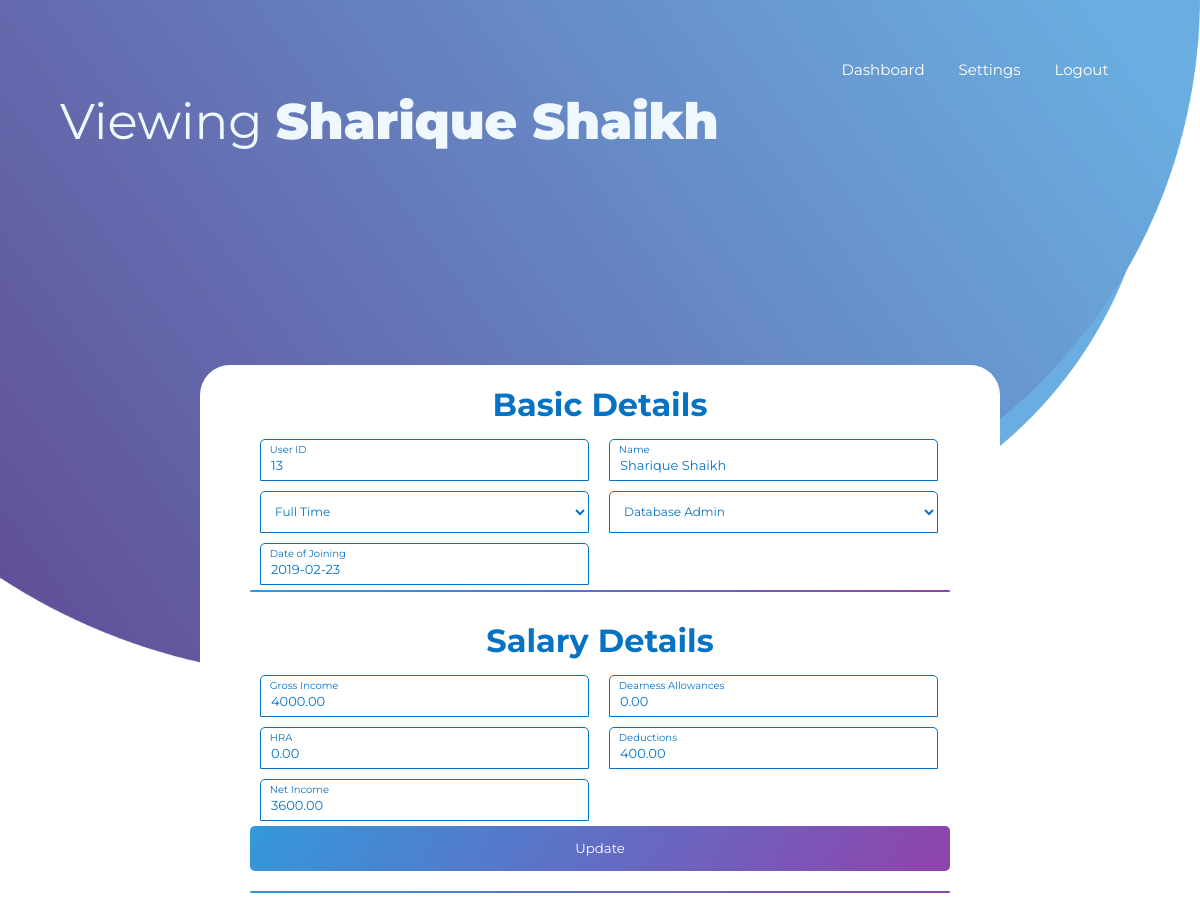
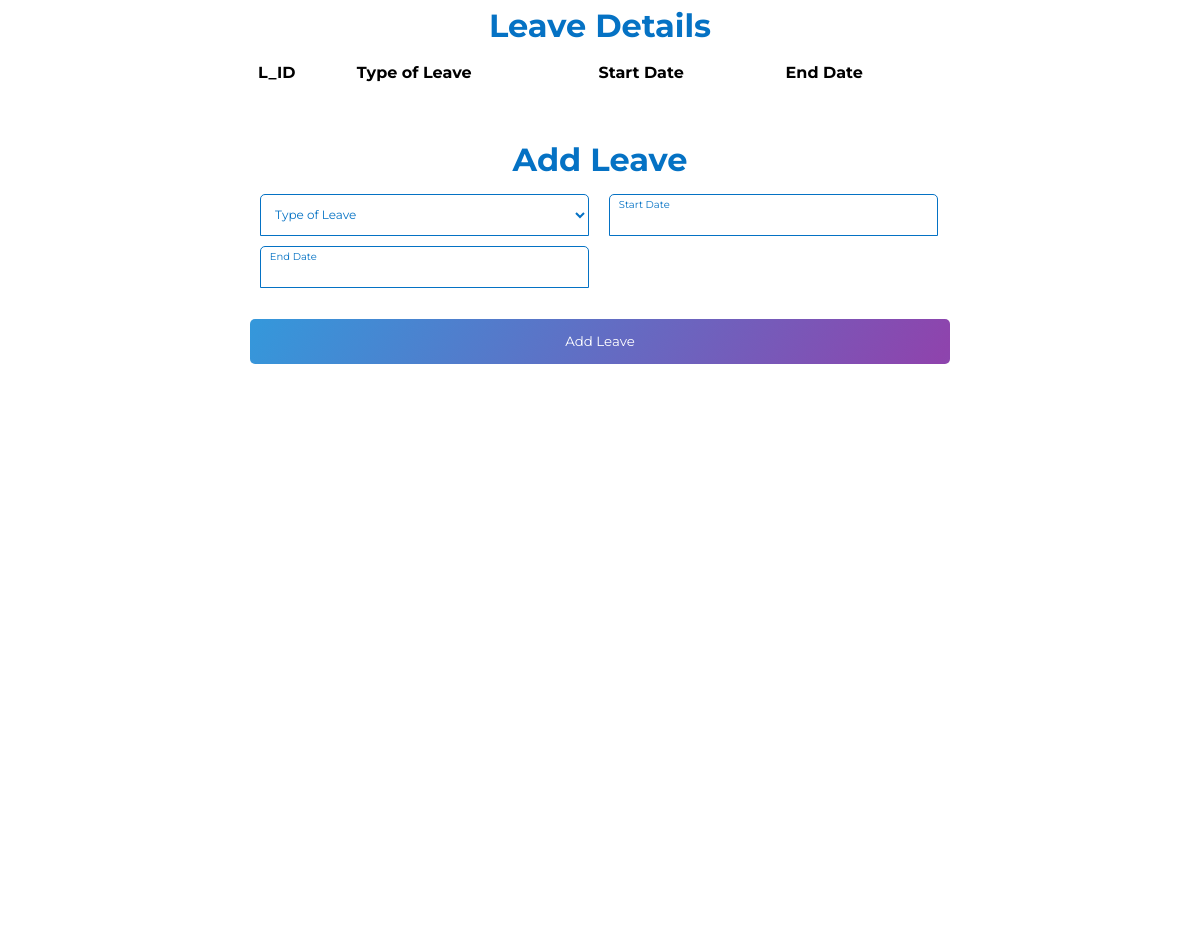
The app's page /details.php?a=13 with its own data (2 pictures, top to bottom).
### tables this page shows
CREATE TABLE `employee` (
  `E_ID` int(11) NOT NULL,
  `E_NAME` varchar(40) NOT NULL,
  `Password` varchar(30) NOT NULL,
  `Phone` bigint(20) NOT NULL,
  `Type` text NOT NULL,
  `Desig` text NOT NULL,
  `DOJ` date NOT NULL
);

CREATE TABLE `salary` (
  `S_ID` int(11) NOT NULL,
  `GI` decimal(20,2) DEFAULT 0.00,
  `DA` decimal(20,2) DEFAULT 0.00,
  `HRA` decimal(20,2) DEFAULT 0.00,
  `HC` decimal(20,2) DEFAULT 0.00,
  `NI` decimal(20,2) DEFAULT 0.00,
  `E_ID` int(11) NOT NULL
);

### details.php (the view, shortened to what this page needs)
<?php
$id = $_GET['a'];
$host = "localhost";
$dbUsername = "id11037018_admin";
    $dbPassword = "admin";
    $dbname = "id11037018_payroll";
    $conn = new mysqli($host, $dbUsername, $dbPassword, $dbname);
    if (mysqli_connect_error()) {
    	die('Connect Error('. mysqli_connect_errno().')'. mysqli_connect_error());
    }
	else {
		$q = "Select * from employee where E_ID = $id";
      $query = mysqli_query($conn,$q);
	$res = mysqli_fetch_array($query);
	$q1 = "Select * from salary where E_ID = $id";
	$query1 = mysqli_query($conn,$q1);
	$res1 = mysqli_fetch_array($query1);
     }
?>
<!DOCTYPE html>
<html lang="en" dir="ltr">
  <head>
	   <link rel="stylesheet" type="text/css" href="empc.css">
  </head>
  <body>
	  <div id = "welcome">
	  <div id = "heading">Viewing <span id="mainhead"><?php echo $res['E_NAME']; ?></span></div>
	  </div>
		<div class="bottom-text">
         <a id="nav" href="https://payrollmngsys.000webhostapp.com/admin.php">Dashboard</a>
          <a id="nav" href="https://payrollmngsys.000webhostapp.com/adminsett.php">Settings</a>
          <a id="nav" href="https://payrollmngsys.000webhostapp.com/index.php">Logout</a>
        </div>
      <form method="POST" class="login-form">
        <h1>Basic Details</h1>
<div class="txtbd">
          <input type="text" value="<?php echo $res['E_ID']; ?>" name="e_id" disabled>
          <span>User ID</span>
        </div>
		  <div class="txtbd">
          <input type="text" value="<?php echo $res['E_NAME']; ?>" name="ename">
          <span>Name</span>
        </div>
		  <div class="txtb">
		  <select name="type">
		<option selected hidden value="<?php echo $res['Type']; ?>"><?php echo $res['Type']; ?></option>
</select>
		  </div>
		  <div class="txtb">
		  <select name="desig" >
		<option value="<?php echo $res['Desig']; ?>"><?php echo $res['Desig']; ?></option>
</select>
		  </div>
		  <div class="txtbd">
          <input name="date" type="text" onfocus="(this.type='date')" onblur="if(!this.value)this.type='text'" value="<?php echo $res['DOJ']; ?>" >
          <span>Date of Joining</span>
        </div>
		  <input type="" class="logbtndis" value="" >
		  <br>
		   <h1>Salary Details</h1>
		  <div class="txtbd">
          <input type="text" name="gi" value="<?php echo $res1['GI']; ?>">
			  <span>Gross Income</span>
        </div>
		  <div class="txtbd">
          <input type="text" name="da" value="<?php echo $res1['DA']; ?>">
			  <span>Dearness Allowances</span>
        </div>
		  <div class="txtbd">
          <input type="text" name="hra" value="<?php echo $res1['HRA']; ?>">
			  <span>HRA</span>
        </div>
		  <div class="txtbd">
          <input type="text" name="hc" value="<?php echo $res1['HC']; ?>">
			  <span>Deductions</span>
        </div>
		  <div class="txtbd">
          <input type="text" name="ni" value="<?php echo $res1['NI']; ?>" disabled>
			  <span>Net Income</span>
        </div>
		  <input type="submit" class="logbtn" value="Update" name="update">
		  <input type="" class="logbtndis" value="">
		   <h1>Leave Details</h1>
		  <table>
			  <tr>
			  <th>L_ID</th>
				  <th>Type of Leave</th>
				  <th>Start Date</th>
				  <th>End Date</th>
			  </tr>
</table>
		  <h1>Add Leave</h1>
		  <div class="txtb">
		  <select name="typeleave">
		<option selected hidden value="">Type of Leave</option>
</select>
		  </div>
		  <div class="txtbd">
          <input name="sdate" type="text" onfocus="(this.type='date')" onblur="if(!this.value)this.type='text'">
          <span>Start Date</span>
        </div>
		  <div class="txtbd">
          <input name="edate" type="text" onfocus="(this.type='date')" onblur="if(!this.value)this.type='text'">
          <span>End Date</span>
        </div>
			<input type="submit" class="logbtn" value="Add Leave" name="AL">
      </form>
  </body>
</html>

### empc.css (style rules this page uses)
* { margin: 0; padding: 0; text-decoration: none; font-family: montserrat; box-sizing: border-box; }
#welcome { position: absolute; top: 5%; left: 5%; }
#heading { font-size: 50px; color: aliceblue; }
#mainhead { font-weight: 1000; font-size: 50px; color: aliceblue; }
body { min-height: 100vh; background-image: url(design.png); background-size: 100%; background-repeat: no-repeat; }
.login-form { width: 800px; height: 100%; text-align: center; padding:10px 50px 80px 50px; border-radius: 30px; position: absolute; left: 50%; top: 70%; transform: translate(-50%,-50%); background-color: white; font-family: 'Montserrat', sans-serif; }
.login-form h1 { text-align: center; margin-top: 10px; margin-bottom: 10px; font-family: 'Montserrat', sans-serif; color: #0572C4; }
.txtb { position: relative; margin-top: 5px; margin-left: 10px; margin-bottom: 5px; margin-right: 10px; text-align: left; width: 47%; float: left; }
.txtb input,.txtbd input { font-size: 13px; color: #333; border-left: 1px solid #0572C4; border-top: 1px solid #0572C4; border-right: 1px solid #0572C4; border-bottom: 1px solid #0572C4; border-top-left-radius: 5px; border-top-right-radius: 5px; color: #0572C4; width: 100%; outline: none; background: none; padding: 25px 5px 15px 10px; height: 40px; }
.txtb select { font-size: 12px; font-family: 'Montserrat', sans-serif; color: #333; border-left: 1px solid #0572C4; border-top: 1px solid #0572C4; border-right: 1px solid #0572C4; border-bottom: 1px solid #0572C4; border-top-left-radius: 5px; border-top-right-radius: 5px; color: #0572C4; width: 100%; outline: none; background: none; padding: 10px 5px 10px 10px; height: 42px; }
.txtbd span { font-size: 10px; content: attr(data-placeholder); position: absolute; top: 10px; left: 3%; color: #adadad; transform: translateY(-50%); transition: .3s; font-family: 'Montserrat', sans-serif; color: #0572C4; }
.txtbd { position: relative; margin-top: 5px; margin-left: 10px; margin-bottom: 5px; margin-right: 10px; text-align: left; width: 47%; float: left; }
table { border-collapse: collapse; width: 100%; margin-bottom: 50px; }
th, td { text-align: left; padding: 8px; font-family: 'Montserrat', sans-serif; }
.logbtn { display: block; margin-top: 20%; margin-bottom: 10px; padding: 12px 20px; border: 0px solid white; border-radius: 5px; width: 100%; height: 45px; background: linear-gradient(120deg,#3498db,#8e44ad,#3498db); background-size: 200%; color: #fff; outline: none; cursor: pointer; transition: .5s; font-family: 'Montserrat', sans-serif; }
.logbtndis { display: block; margin-top: 20px; padding: px; border: 0px solid white; border-radius: 5px; width: 100%; height: 2px; background: linear-gradient(120deg,#3498db,#8e44ad,#3498db); background-size: 200%; color: #fff; outline: none; cursor: pointer; transition: .5s; font-family: 'Montserrat', sans-serif; }
.bottom-text { margin-top: 60px; margin-left: 60%; text-align: center; font-size: 15px; font-family: 'Montserrat', sans-serif; }
#nav { color: white; font-family: 'Montserrat', sans-serif; padding-left: 30px; }

### records on screen
employee: E_NAME "Sharique Shaikh", e_id "13", ename "Sharique Shaikh", type "Full Time", desig "Database Admin", date "2019-02-23"
salary: gi "4000.00", da "0.00", hra "0.00", hc "400.00", ni "3600.00"
